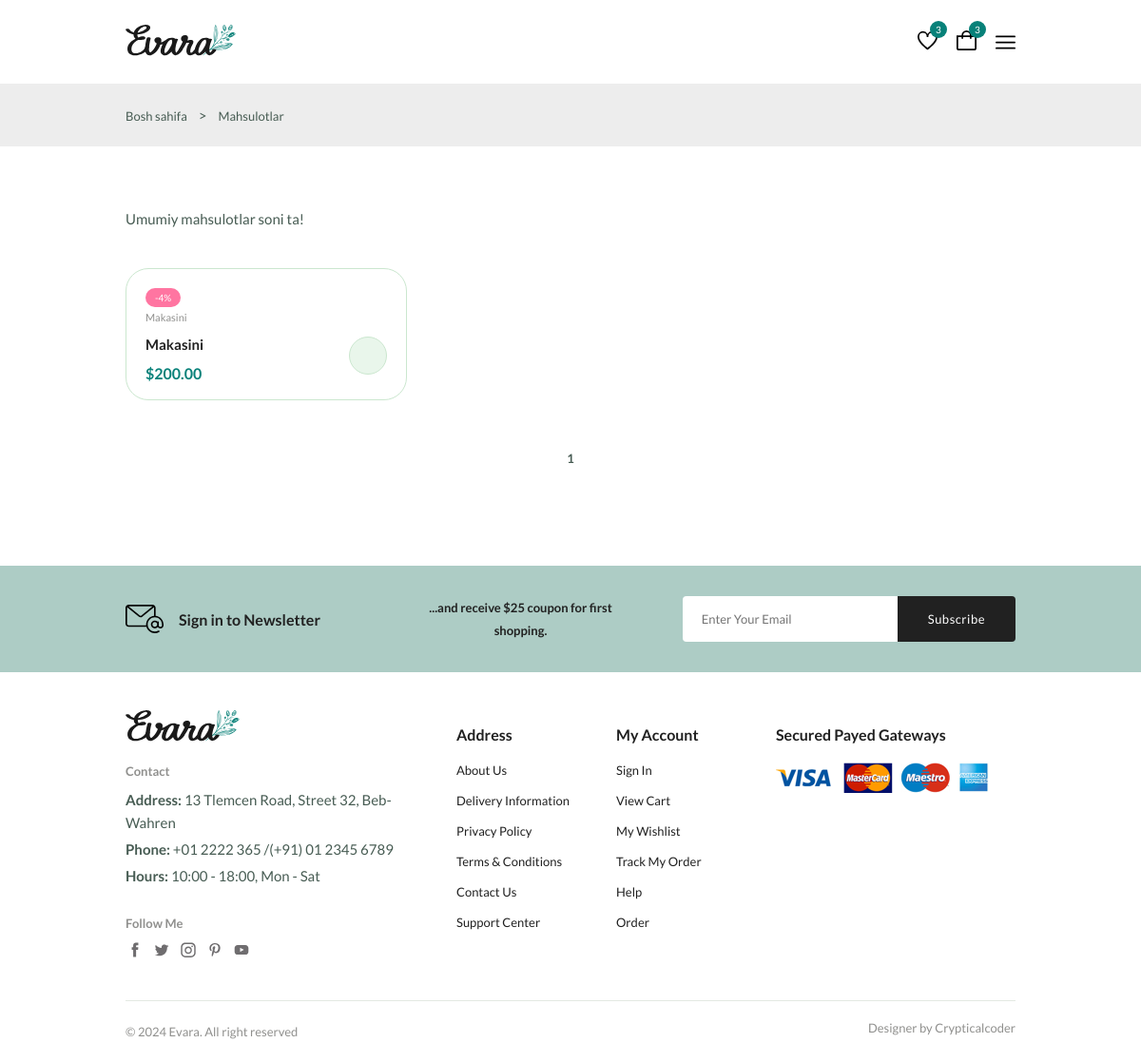
The app's page /shop/, older data.
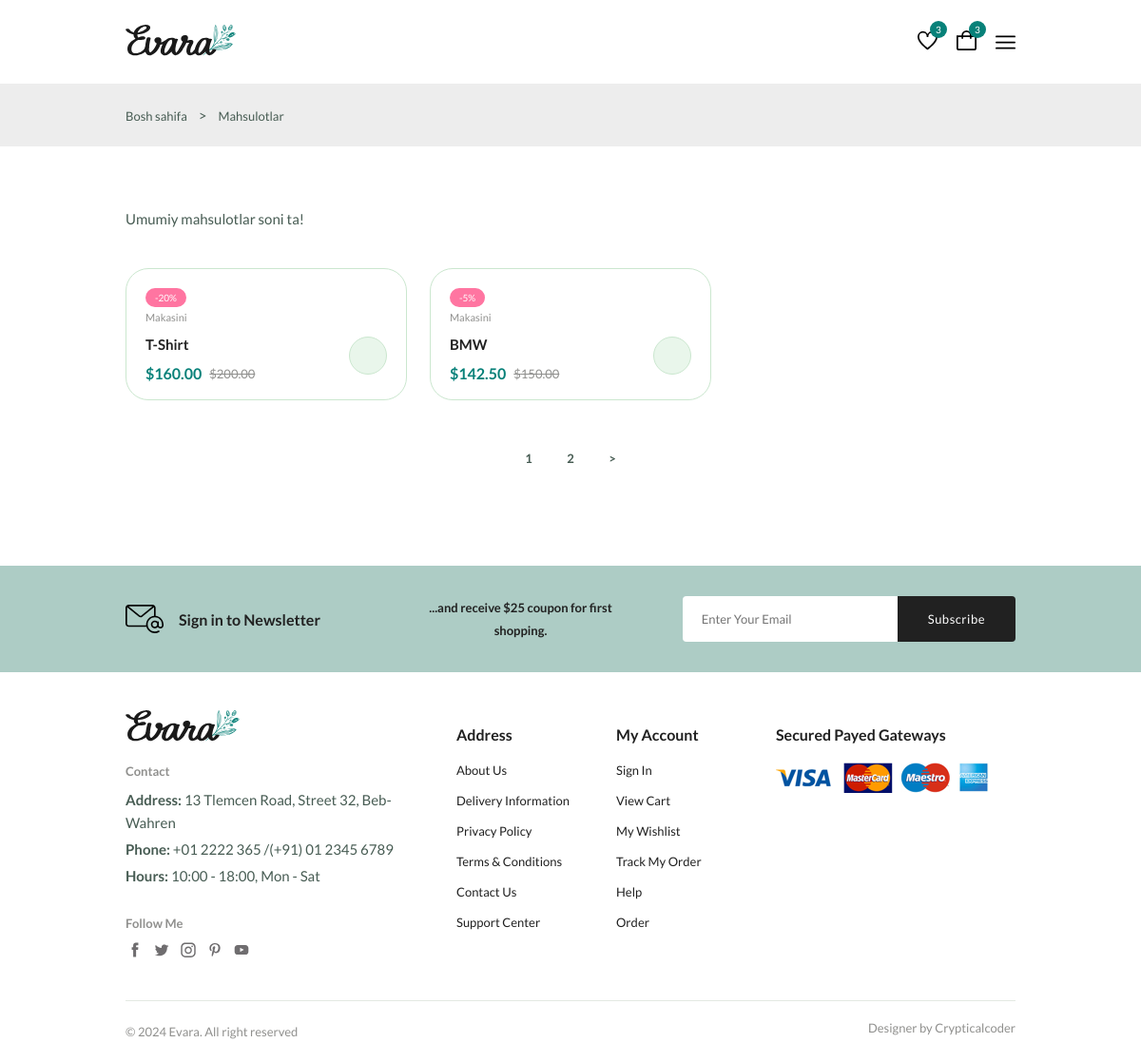
The same page, newer data.
### shop/models/products.py (models this page shows, shortened)
class Product(models.Model):
    name = models.CharField(max_length=200)
    description = models.TextField(null=True, blank=True)
    brand = models.CharField(max_length=100)
    price = models.DecimalField(max_digits=11, decimal_places=2)
    discount = models.PositiveBigIntegerField(default=0)
    category = models.ForeignKey(Category, on_delete=models.CASCADE, related_name='products')
    image = models.ImageField(upload_to='products/', blank=True, null=True)
    quantity = models.PositiveIntegerField(default=0)
    discount_price = models.DecimalField(max_digits=10, decimal_places=2, blank=True, null=True)

class Category(models.Model):
    name = models.CharField(max_length=100)
    image = models.ImageField(upload_to='category_images/', blank=True, null=True)

### shop/views.py (the view)
# urls.py: path('', include('shop.urls'))
def shop(request):
    products = Product.objects.all()
    paginator = Paginator(products, 2)
    page = request.GET.get('page')
    page_products = paginator.get_page(page)
    data = {'path': 'Mahsulotlar',
            'products': page_products
            }
    return render(request, "shop/shop.html", context=data)

### shop/templates/shop/shop.html
{% extends "base.html" %}
{% block main %}
      {% include "components/path.html" %}
      {% include "components/product-to-shop.html" %}
      {% include "components/newsletter.html" %}
{% endblock main %}

### templates/components/product-to-shop.html (shortened to what this page needs)
{% load static %}
<section class="products container section--lg">
  {% if products %}
        <p class="total__products">
            Umumiy mahsulotlar soni  ta!
        </p>
        <div class="products__container grid">
        {% for product in products %}
          <div class="product__item">
              <div class="product__banner">
                    <a href="details.html" class="product__images">
                    </a>
                  {% if product.discount > 0 %}
                        <div class="product__badge light-pink">-{{product.discount}}%</div>
                  {% endif %}
              </div>
                  <div class="product__content">
                    <span class="product__category">{{product.category.name}}</span>
                    <a href="details.html">
                      <h3 class="product__title">{{product.name}}</h3>
                    </a>
                    <div class="product__price flex">
                        {% if product.discount_price %}
                            <span class="new__price">${{ product.discount_price }}</span>
                            <span class="old__price">${{ product.price }}</span>
                        {% else %}
                            <span class="new__price">${{ product.price }}</span>
                        {% endif %}
                    </div>
                    <a
                      href="#"
                      class="action__btn cart__btn"
                      aria-label="Add To Cart"
                    >
                    </a>
                </div>
            </div>
        {% endfor %}
        </div>
          <ul class="pagination">
              {% for page in products.paginator.page_range %}
                  <li><a href="?page={{page}}" class="pagination__link " {% if products.number == page %}active{% endif %}>{{page}}</a></li>
              {% endfor %}
              {% if products.has_next %}
                  <li><a href="?page={{products.next_page_number}}" class="pagination__link ">></a></li>
              {% endif %}
          </ul>
  {% endif %}
</section>

Row changes from the older to the newer data that the page shows:
removed Product: discount "4", category.name "Makasini", name "Makasini", price "200.00"
added Product: discount "20", category.name "Makasini", name "T-Shirt", discount_price "160.00", price "200.00"
added Product: discount "5", category.name "Makasini", name "BMW", discount_price "142.50", price "150.00"
Text that changed along with them:
new list line: "2"
